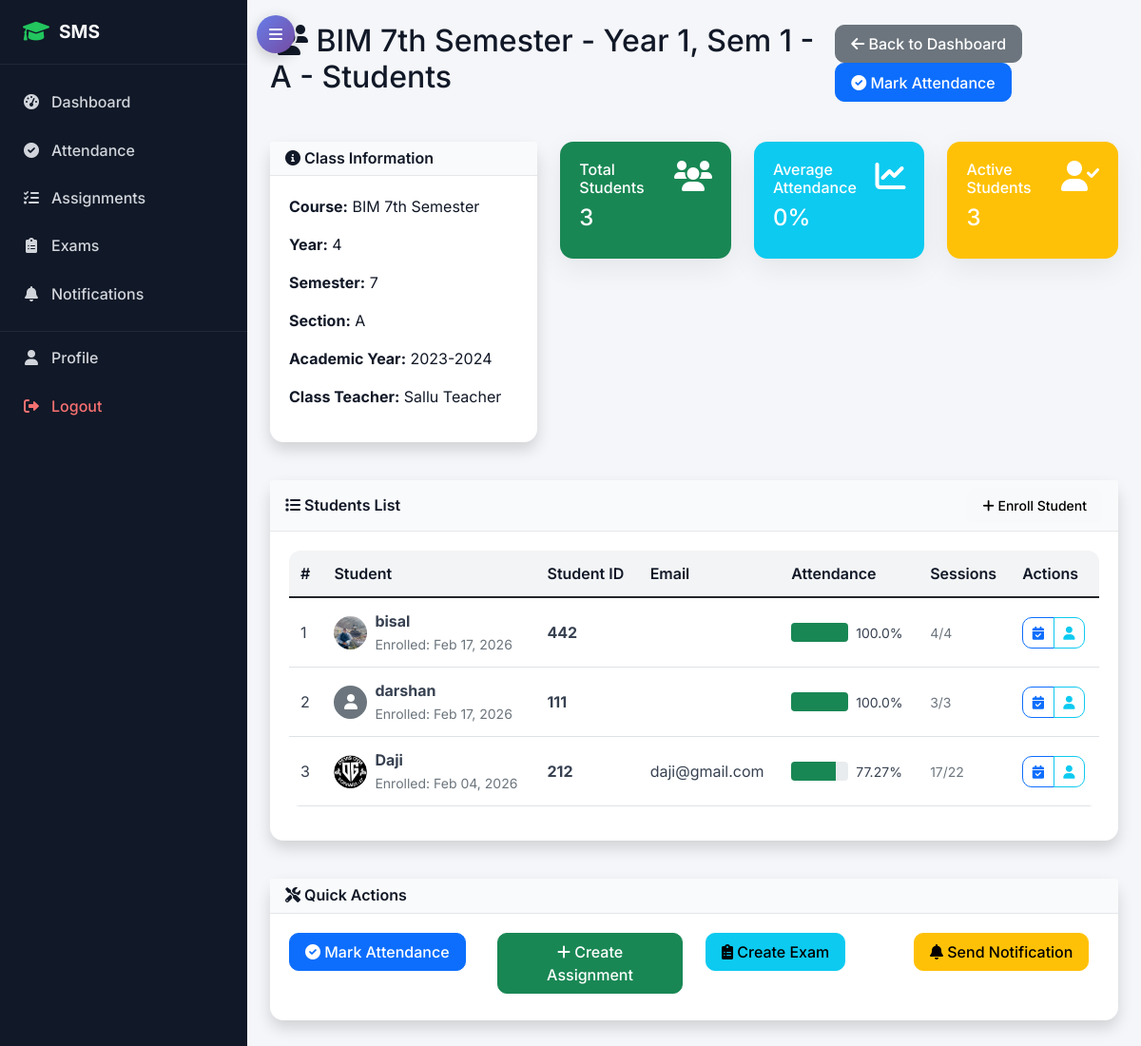
The app's page /academic/teacher/class/89/students/ (signed in) with its own data.
### academic/models.py (models this page shows, shortened)
class Class(models.Model):
    name = models.CharField(max_length=50)
    course = models.ForeignKey(Course, on_delete=models.CASCADE)
    year = models.PositiveIntegerField()  # 1st year, 2nd year, etc.
    semester = models.PositiveIntegerField()
    section = models.CharField(max_length=10)
    academic_year = models.ForeignKey(AcademicYear, on_delete=models.CASCADE)
    class_teacher = models.ForeignKey(TeacherProfile, on_delete=models.SET_NULL, null=True, blank=True, related_name='class_teacher_for')
    class Meta:
        unique_together = ['course', 'year', 'semester', 'section', 'academic_year']

class Course(models.Model):
    name = models.CharField(max_length=100)
    code = models.CharField(max_length=20, unique=True)
    department = models.ForeignKey(Department, on_delete=models.CASCADE)
    duration_years = models.PositiveIntegerField(default=4)
    description = models.TextField(blank=True)

class AcademicYear(models.Model):
    year = models.CharField(max_length=20, unique=True)  # e.g., "2023-2024"
    start_date = models.DateField()
    end_date = models.DateField()
    is_current = models.BooleanField(default=False)

class StudentEnrollment(models.Model):
    student = models.ForeignKey(StudentProfile, on_delete=models.CASCADE)
    class_enrolled = models.ForeignKey(Class, on_delete=models.CASCADE)
    enrollment_date = models.DateField(auto_now_add=True)
    is_active = models.BooleanField(default=True)
    class Meta:
        unique_together = ['student', 'class_enrolled']

### accounts/models.py (models this page shows, shortened)
class TeacherProfile(models.Model):
    user = models.OneToOneField(User, on_delete=models.CASCADE, related_name='teacher_profile')
    employee_id = models.CharField(max_length=20, unique=True)
    qualification = models.CharField(max_length=200)
    experience_years = models.PositiveIntegerField(default=0)
    specialization = models.CharField(max_length=100)
    joining_date = models.DateField()

class User(AbstractUser):
    USER_TYPE_CHOICES = (
        ('admin', 'Admin'),
        ('student', 'Student'),
        ('teacher', 'Teacher'),
        ('parent', 'Parent'),
    )
    user_type = models.CharField(max_length=10, choices=USER_TYPE_CHOICES)
    phone_regex = RegexValidator(regex=r'^\+?1?\d{9,15}$', message="Phone number must be entered in the format: '+999999999'. Up to 15 digits allowed.")
    phone_number = models.CharField(validators=[phone_regex], max_length=17, blank=True)
    address = models.TextField(blank=True)
    date_of_birth = models.DateField(null=True, blank=True)
    profile_picture = models.ImageField(upload_to='profile_pics/', blank=True, null=True)
    is_active = models.BooleanField(default=True)
    created_at = models.DateTimeField(auto_now_add=True)
    updated_at = models.DateTimeField(auto_now=True)

class StudentProfile(models.Model):
    user = models.OneToOneField(User, on_delete=models.CASCADE, related_name='student_profile')
    student_id = models.CharField(max_length=20, unique=True)
    admission_date = models.DateField()
    guardian_name = models.CharField(max_length=100)
    guardian_phone = models.CharField(max_length=17)
    guardian_email = models.EmailField()
    emergency_contact = models.CharField(max_length=17)
    blood_group = models.CharField(max_length=5, blank=True)

### academic/views.py (the view)
# urls.py: path('teacher/class/<int:class_id>/students/', views.teacher_class_students, name='teacher_class_students'),
@login_required
def teacher_class_students(request, class_id):
    class_obj = get_object_or_404(Class, id=class_id)
    if request.user.user_type == 'teacher':
        teacher_assignments = TeacherSubjectAssignment.objects.filter(
            teacher=request.user.teacher_profile,
            class_assigned=class_obj
        )
        if not teacher_assignments.exists():
            messages.error(request, 'You do not have access to this class.')
            return redirect('accounts:dashboard')
    elif request.user.user_type != 'admin':
        messages.error(request, 'Access denied.')
        return redirect('accounts:dashboard')
    enrollments = StudentEnrollment.objects.filter(
        class_enrolled=class_obj,
        is_active=True
    ).select_related('student__user').order_by('student__user__first_name', 'student__user__last_name')
    from attendance.models import AttendanceRecord
    student_data = []
    for enrollment in enrollments:
        student = enrollment.student
        attendance_records = AttendanceRecord.objects.filter(student=student)
        total_sessions = attendance_records.count()
        present_sessions = attendance_records.filter(status__in=['present', 'late']).count()
        attendance_percentage = (present_sessions / total_sessions * 100) if total_sessions > 0 else 0
        student_data.append({
            'enrollment': enrollment,
            'student': student,
            'total_sessions': total_sessions,
            'present_sessions': present_sessions,
            'attendance_percentage': round(attendance_percentage, 2)
        })
    context = {
        'class_obj': class_obj,
        'student_data': student_data,
        'can_manage': request.user.user_type in ['admin', 'teacher']
    }
    return render(request, 'academic/teacher_class_students.html', context)

### templates/academic/teacher_class_students.html (shortened to what this page needs)
{% extends 'base.html' %}
{% block content %}
<div class="row">
    <div class="col-12">
        <div class="d-flex justify-content-between align-items-center mb-4">
            <h2><i class="fas fa-users"></i> {{ class_obj.name }} - Students</h2>
            <div>
                <a href="{% url 'accounts:dashboard' %}" class="btn btn-secondary">
                    <i class="fas fa-arrow-left"></i> Back to Dashboard
                </a>
                {% if can_manage %}
                <a href="{% url 'attendance:mark_attendance' %}" class="btn btn-primary">
                    <i class="fas fa-check-circle"></i> Mark Attendance
                </a>
                {% endif %}
            </div>
        </div>
    </div>
</div>
<div class="row mb-4">
    <div class="col-lg-4">
        <div class="card shadow">
            <div class="card-header bg-primary text-white">
                <h6 class="m-0"><i class="fas fa-info-circle"></i> Class Information</h6>
            </div>
            <div class="card-body">
                <p><strong>Course:</strong> {{ class_obj.course.name }}</p>
                <p><strong>Year:</strong> {{ class_obj.year }}</p>
                <p><strong>Semester:</strong> {{ class_obj.semester }}</p>
                <p><strong>Section:</strong> {{ class_obj.section }}</p>
                <p><strong>Academic Year:</strong> {{ class_obj.academic_year.year }}</p>
                {% if class_obj.class_teacher %}
                <p><strong>Class Teacher:</strong> {{ class_obj.class_teacher.user.get_full_name|default:class_obj.class_teacher.user.username }}</p>
                {% endif %}
            </div>
        </div>
    </div>
    <div class="col-lg-8">
        <div class="row">
            <div class="col-md-4 mb-3">
                <div class="card bg-success text-white">
                    <div class="card-body">
                        <div class="d-flex justify-content-between">
                            <div>
                                <h6>Total Students</h6>
                                <h4>{{ student_data|length }}</h4>
                            </div>
                            <i class="fas fa-users fa-2x"></i>
                        </div>
                    </div>
                </div>
            </div>
            <div class="col-md-4 mb-3">
                <div class="card bg-info text-white">
                    <div class="card-body">
                        <div class="d-flex justify-content-between">
                            <div>
                                <h6>Average Attendance</h6>
                                <h4>
                                    {% if student_data %}
                                        {% with total_percentage=0 %}
                                            {{ total_percentage|floatformat:0 }}%
                                        {% endwith %}
                                    {% else %}
                                        0%
                                    {% endif %}
                                </h4>
                            </div>
                            <i class="fas fa-chart-line fa-2x"></i>
                        </div>
                    </div>
                </div>
            </div>
            <div class="col-md-4 mb-3">
                <div class="card bg-warning text-white">
                    <div class="card-body">
                        <div class="d-flex justify-content-between">
                            <div>
                                <h6>Active Students</h6>
                                <h4>{{ student_data|length }}</h4>
                            </div>
                            <i class="fas fa-user-check fa-2x"></i>
                        </div>
                    </div>
                </div>
            </div>
        </div>
    </div>
</div>
<div class="row">
    <div class="col-12">
        <div class="card shadow">
            <div class="card-header bg-success text-white d-flex justify-content-between align-items-center">
                <h6 class="m-0"><i class="fas fa-list"></i> Students List</h6>
                {% if can_manage %}
                <div>
                    <a href="{% url 'academic:enrollment_list' %}" class="btn btn-sm btn-light">
                        <i class="fas fa-plus"></i> Enroll Student
                    </a>
                </div>
                {% endif %}
            </div>
            <div class="card-body">
                {% if student_data %}
                <div class="table-responsive">
                    <table class="table table-hover">
                        <thead>
                            <tr>
                                <th>#</th>
                                <th>Student</th>
                                <th>Student ID</th>
                                <th>Email</th>
                                <th>Attendance</th>
                                <th>Sessions</th>
                                {% if can_manage %}
                                <th>Actions</th>
                                {% endif %}
                            </tr>
                        </thead>
                        <tbody>
                            {% for data in student_data %}
                            <tr>
                                <td>{{ forloop.counter }}</td>
                                <td>
                                    <div class="d-flex align-items-center">
                                        {% if data.student.user.profile_picture %}
                                            <img src="{{ data.student.user.profile_picture.url }}" class="rounded-circle me-2" width="35" height="35">
                                        {% else %}
                                            <div class="bg-secondary rounded-circle d-flex align-items-center justify-content-center me-2" style="width: 35px; height: 35px;">
                                                <i class="fas fa-user text-white"></i>
                                            </div>
                                        {% endif %}
                                        <div>
                                            <strong>{{ data.student.user.get_full_name|default:data.student.user.username }}</strong>
                                            <br><small class="text-muted">Enrolled: {{ data.enrollment.enrollment_date|date:"M d, Y" }}</small>
                                        </div>
                                    </div>
                                </td>
                                <td><strong>{{ data.student.student_id }}</strong></td>
                                <td>{{ data.student.user.email }}</td>
                                <td>
                                    <div class="d-flex align-items-center">
                                        <div class="progress me-2" style="width: 60px; height: 20px;">
                                            {% if data.attendance_percentage >= 75 %}
                                                <div class="progress-bar bg-success" style="width: {{ data.attendance_percentage }}%"></div>
                                            {% elif data.attendance_percentage >= 50 %}
                                                <div class="progress-bar bg-warning" style="width: {{ data.attendance_percentage }}%"></div>
                                            {% else %}
                                                <div class="progress-bar bg-danger" style="width: {{ data.attendance_percentage }}%"></div>
                                            {% endif %}
                                        </div>
                                        <small>{{ data.attendance_percentage }}%</small>
                                    </div>
                                </td>
                                <td>
                                    <small class="text-muted">{{ data.present_sessions }}/{{ data.total_sessions }}</small>
                                </td>
                                {% if can_manage %}
                                <td>
                                    <div class="btn-group" role="group">
                                        <a href="{% url 'attendance:view_attendance' %}?student={{ data.student.id }}" class="btn btn-sm btn-outline-primary" title="View Attendance">
                                            <i class="fas fa-calendar-check"></i>
                                        </a>
                                        <a href="{% url 'accounts:profile' %}?user={{ data.student.user.id }}" class="btn btn-sm btn-outline-info" title="View Profile">
                                            <i class="fas fa-user"></i>
                                        </a>
                                    </div>
                                </td>
                                {% endif %}
                            </tr>
                            {% endfor %}
                        </tbody>
                    </table>
                </div>
                {% endif %}
            </div>
        </div>
    </div>
</div>
{% if can_manage and student_data %}
<div class="row mt-4">
    <div class="col-12">
        <div class="card shadow">
            <div class="card-header bg-warning text-white">
                <h6 class="m-0"><i class="fas fa-tools"></i> Quick Actions</h6>
            </div>
            <div class="card-body">
                <div class="row">
                    <div class="col-md-3 mb-2">
                        <a href="{% url 'attendance:mark_attendance' %}" class="btn btn-primary btn-block">
                            <i class="fas fa-check-circle"></i> Mark Attendance
                        </a>
                    </div>
                    <div class="col-md-3 mb-2">
                        <a href="{% url 'academic:create_assignment' %}" class="btn btn-success btn-block">
                            <i class="fas fa-plus"></i> Create Assignment
                        </a>
                    </div>
                    <div class="col-md-3 mb-2">
                        <a href="{% url 'examination:create_exam' %}" class="btn btn-info btn-block">
                            <i class="fas fa-clipboard-list"></i> Create Exam
                        </a>
                    </div>
                    <div class="col-md-3 mb-2">
                        <a href="{% url 'notifications:create_notification' %}" class="btn btn-warning btn-block">
                            <i class="fas fa-bell"></i> Send Notification
                        </a>
                    </div>
                </div>
            </div>
        </div>
    </div>
</div>
{% endif %}
{% endblock %}

### records on screen
Class: name "BIM 7th Semester - Year 1, Sem 1 - A", course.name "BIM 7th Semester", year "4", semester "7", section "A", academic_year.year "2023-2024", class_teacher.user.get_full_name "Sallu Teacher"
StudentEnrollment: student.user.profile_picture (picture), student.user.get_full_name "bisal", enrollment.enrollment_date "Feb 17, 2026", student.student_id "442", attendance_percentage "100.0", present_sessions "4", total_sessions "4"
StudentEnrollment: student.user.get_full_name "darshan", enrollment.enrollment_date "Feb 17, 2026", student.student_id "111", attendance_percentage "100.0", present_sessions "3", total_sessions "3"
StudentEnrollment: student.user.profile_picture (picture), student.user.get_full_name "Daji", enrollment.enrollment_date "Feb 04, 2026", student.student_id "212", student.user.email "daji@gmail.com", attendance_percentage "77.27", present_sessions "17", total_sessions "22"

### other values on screen
{{ student_data|length }} "3"
{{ total_percentage|floatformat:0 }} "0"
